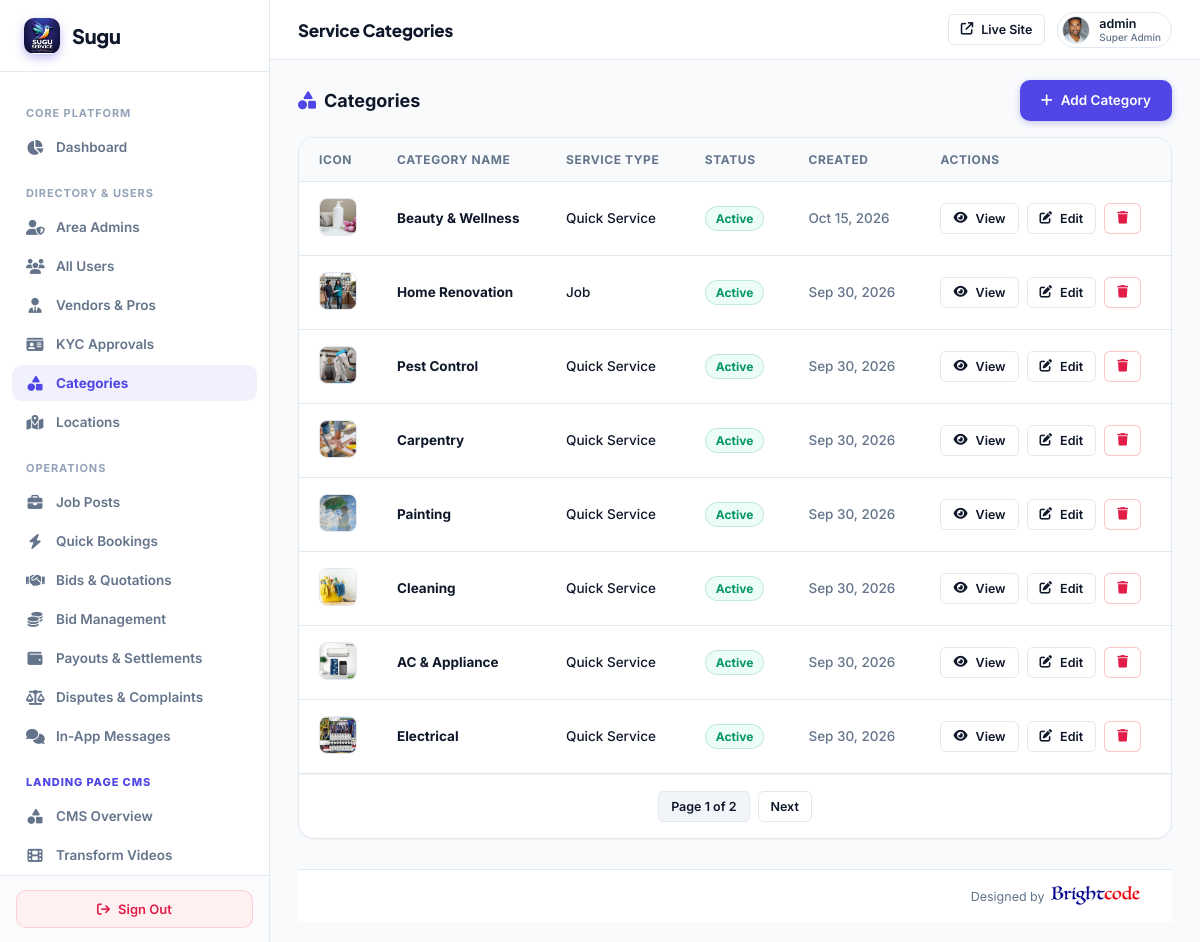
/super-admin/categories/ (signed in), run on the app's committed database.
### myapp/models.py (models this page shows, shortened)
class CustomUser(AbstractUser):
    ROLE_CHOICES = (
        ('ADMIN', 'Admin'),
        ('VENDOR', 'Vendor'),
        ('USER', 'User'),
    )
    role = models.CharField(max_length=20, choices=ROLE_CHOICES, default='USER')
    assigned_state = models.CharField(max_length=100, blank=True, null=True, help_text="Assigned State/Territory for Area Admin")
    assigned_city = models.CharField(max_length=100, blank=True, null=True, help_text="Assigned City (optional) for Area Admin")

class UserProfile(models.Model):
    user = models.OneToOneField(CustomUser, on_delete=models.CASCADE, related_name='user_profile')
    phone_number = models.CharField(max_length=20, blank=True, null=True)
    city = models.CharField(max_length=100, blank=True, null=True)
    state = models.CharField(max_length=100, blank=True, null=True)
    profile_image = models.ImageField(upload_to='user_profiles/', null=True, blank=True)

class Category(models.Model):
    SERVICE_TYPE_CHOICES = (
        ('job', 'Job'),
        ('quick_service', 'Quick Service'),
        ('both', 'Both'),
    )
    STATUS_CHOICES = (
        ('active', 'Active'),
        ('inactive', 'Inactive'),
    )
    name = models.CharField(max_length=100)
    image = models.ImageField(upload_to='categories/', null=True, blank=True)
    service_type = models.CharField(max_length=20, choices=SERVICE_TYPE_CHOICES, default='both')
    status = models.CharField(max_length=20, choices=STATUS_CHOICES, default='active')
    created_at = models.DateTimeField(default=timezone.now)

### myapp/super_admin_views.py (the view)
# urls.py: path('super-admin/categories/', super_admin_views.super_admin_categories, name='super_admin_categories'),
@sa_required
def super_admin_categories(request):
    cat_queryset = Category.objects.all().order_by('-created_at')
    cat_paginator = Paginator(cat_queryset, 8)
    cat_page = request.GET.get('cat_page', 1)
    try:
        categories = cat_paginator.page(cat_page)
    except (EmptyPage, PageNotAnInteger):
        categories = cat_paginator.page(1)
    total_categories = cat_paginator.count
    try:
        from .models import SubCategory
        sub_queryset = SubCategory.objects.all().order_by('-created_at')
        sub_paginator = Paginator(sub_queryset, 8)
        sub_page = request.GET.get('sub_page', 1)
        subcategories = sub_paginator.page(sub_page)
        total_subcategories = sub_paginator.count
    except Exception:
        subcategories = []
        total_subcategories = 0
    context = {
        'categories': categories,
        'cat_page': cat_page,
        'total_categories': total_categories,
        'subcategories': subcategories,
        'total_subcategories': total_subcategories,
    }
    return render(request, 'superadmin/cms_categories.html', context)

### myapp/super_admin_views.py (called while the page is built)
def sa_required(view_func):
    from functools import wraps
    @wraps(view_func)
    def wrapper(request, *args, **kwargs):
        if not request.user.is_authenticated or not request.user.is_superuser:
            return redirect(f'{LOGIN_URL}?next={request.path}')
        return view_func(request, *args, **kwargs)
    return wrapper

### templates/superadmin/cms_categories.html (shortened to what this page needs)
{% extends 'superadmin/base.html' %}
{% block header_title %}Service Categories{% endblock %}
{% block content %}
<div style="margin-bottom: 16px; display: flex; justify-content: space-between; align-items: center; flex-wrap: wrap; gap: 14px;">
  <h3 style="font-size: 18px; font-weight: 700; color: var(--text-main); margin: 0;">
    <i class="fa-solid fa-shapes" style="color: var(--accent); margin-right: 8px;"></i>Categories
  </h3>
  <a href="{% url 'super_admin_category_create' %}" class="btn btn-primary">
    <i class="fa-solid fa-plus"></i> Add Category
  </a>
</div>
<div class="card" style="padding: 0; overflow: hidden; margin-bottom:30px;">
  <div class="table-container" style="border: none; border-radius: 0; box-shadow: none;">
    <table>
      <thead>
        <tr>
          <th style="width: 56px;">Icon</th>
          <th>Category Name</th>
          <th>Service Type</th>
          <th>Status</th>
          <th>Created</th>
          <th>Actions</th>
        </tr>
      </thead>
      <tbody>
        {% for cat in categories %}
        <tr>
          <td>
            {% if cat.image %}
              <img src="{{ cat.image.url }}" alt="{{ cat.name }}" style="width: 38px; height: 38px; object-fit: cover; border-radius: 8px; border: 1px solid #e2e8f0; background: #fff;">
            {% else %}
              <div style="width: 38px; height: 38px; border-radius: 8px; background: rgba(99,102,241,0.08); color: var(--primary, #6366f1); display: flex; align-items: center; justify-content: center; font-size: 16px;">
                <i class="bi {{ cat.icon_class }}"></i>
              </div>
            {% endif %}
          </td>
          <td><strong>{{ cat.name }}</strong></td>
          <td>{{ cat.get_service_type_display }}</td>
          <td><span class="badge {% if cat.status == 'active' %}active{% else %}inactive{% endif %}">{{ cat.get_status_display }}</span></td>
          <td style="color: var(--text-muted);">{{ cat.created_at|date:"M d, Y" }}</td>
          <td>
            <div style="display: flex; gap: 8px;">
              <button type="button" onclick="document.getElementById('subcat-{{ cat.id }}').style.display = document.getElementById('subcat-{{ cat.id }}').style.display === 'none' ? 'table-row' : 'none'" class="btn btn-outline btn-sm">
                <i class="fa-solid fa-eye"></i> View
              </button>
              <a href="{% url 'super_admin_category_edit' cat.id %}" class="btn btn-outline btn-sm">
                <i class="fa-solid fa-pen-to-square"></i> Edit
              </a>
              <a href="{% url 'super_admin_category_delete' cat.id %}" class="btn btn-outline btn-sm" style="border-color: rgba(239,68,68,0.3); color: var(--danger);" onclick="return confirm('Delete category {{ cat.name }}?');">
                <i class="fa-solid fa-trash"></i>
              </a>
            </div>
          </td>
        </tr>
        {% empty %}
        <tr><td colspan="6" style="text-align: center; padding: 40px; color: var(--text-muted);">No categories found.</td></tr>
        {% endfor %}
      </tbody>
    </table>
  </div>
  {% if categories.has_other_pages %}
  <div style="padding: 16px; border-top: 1px solid #f1f5f9; display: flex; justify-content: center;">
    <div style="display: flex; gap: 8px;">
      <span class="btn btn-outline btn-sm" style="background: #f1f5f9; cursor: default;">Page {{ categories.number }} of {{ categories.paginator.num_pages }}</span>
      {% if categories.has_next %}
      <a href="?cat_page={{ categories.next_page_number }}" class="btn btn-outline btn-sm">Next</a>
      {% endif %}
    </div>
  </div>
  {% endif %}
</div>
{% endblock %}

### templates/superadmin/base.html (shortened to what this page needs)
{% load static %}
<!DOCTYPE html>
<html lang="en">
<head>
  <link rel="stylesheet" href="https://cdnjs.cloudflare.com/ajax/libs/font-awesome/6.5.2/css/all.min.css">
</head>
<body>
  <aside class="sidebar">
    <a href="{% url 'super_admin_dashboard' %}" class="sidebar-brand">
      <div class="sidebar-brand-icon" style="background:transparent;padding:0;overflow:hidden;display:flex;align-items:center;justify-content:center;">
        <img src="{% static 'images/logo.png' %}" alt="Sugu" style="height:36px;width:auto;object-fit:contain;">
      </div>
      <span>Sugu</span>
    </a>
    <div class="sidebar-nav">
      <div class="nav-section">Core Platform</div>
      <a href="{% url 'super_admin_dashboard' %}" class="nav-item {% if request.path == '/super-admin/' %}active{% endif %}">
        <i class="fa-solid fa-chart-pie"></i>
        <span>Dashboard</span>
      </a>
      <div class="nav-section">Directory & Users</div>
      <a href="{% url 'super_admin_area_admins' %}" class="nav-item {% if 'area-admins' in request.path %}active{% endif %}">
        <i class="fa-solid fa-user-shield"></i>
        <span>Area Admins</span>
      </a>
      <a href="{% url 'super_admin_users' %}" class="nav-item {% if 'users' in request.path and 'area-admins' not in request.path and 'landing' not in request.path %}active{% endif %}">
        <i class="fa-solid fa-users"></i>
        <span>All Users</span>
      </a>
      <a href="{% url 'super_admin_vendors' %}" class="nav-item {% if 'vendors' in request.path %}active{% endif %}">
        <i class="fa-solid fa-user-tie"></i>
        <span>Vendors & Pros</span>
      </a>
      <a href="{% url 'super_admin_kyc' %}" class="nav-item {% if 'kyc' in request.path %}active{% endif %}">
        <i class="fa-solid fa-id-card"></i>
        <span>KYC Approvals</span>
      </a>
      <a href="{% url 'super_admin_categories' %}" class="nav-item {% if '/categories/' in request.path %}active{% endif %}">
        <i class="fa-solid fa-shapes"></i>
        <span>Categories</span>
      </a>
      <a href="{% url 'super_admin_locations' %}" class="nav-item {% if '/locations/' in request.path %}active{% endif %}">
        <i class="fa-solid fa-map-location-dot"></i>
        <span>Locations</span>
      </a>
      <div class="nav-section">Operations</div>
      <a href="{% url 'super_admin_jobs' %}" class="nav-item {% if 'jobs' in request.path and 'landing' not in request.path %}active{% endif %}">
        <i class="fa-solid fa-briefcase"></i>
        <span>Job Posts</span>
      </a>
      <a href="{% url 'super_admin_quick_services' %}" class="nav-item {% if '/super-admin/quick-services' in request.path and 'landing' not in request.path %}active{% endif %}">
        <i class="fa-solid fa-bolt"></i>
        <span>Quick Bookings</span>
      </a>
      <a href="{% url 'super_admin_bids' %}" class="nav-item {% if 'bids' in request.path and 'landing' not in request.path %}active{% endif %}">
        <i class="fa-solid fa-handshake"></i>
        <span>Bids & Quotations</span>
      </a>
      <a href="{% url 'super_admin_bid_plans' %}" class="nav-item {% if 'bid-plans' in request.path or 'subscriptions' in request.path %}active{% endif %}">
        <i class="fa-solid fa-coins"></i>
        <span>Bid Management</span>
      </a>
      <a href="{% url 'super_admin_payouts' %}" class="nav-item {% if 'payouts' in request.path %}active{% endif %}">
        <i class="fa-solid fa-wallet"></i>
        <span>Payouts &amp; Settlements</span>
      </a>
      <a href="{% url 'super_admin_disputes' %}" class="nav-item {% if 'disputes' in request.path %}active{% endif %}">
        <i class="fa-solid fa-scale-balanced"></i>
        <span>Disputes &amp; Complaints</span>
      </a>
      <a href="{% url 'super_admin_messages' %}" class="nav-item {% if 'messages' in request.path %}active{% endif %}">
        <i class="fa-solid fa-comments"></i>
        <span>In-App Messages</span>
      </a>
      <div class="nav-section" style="color: var(--accent); font-weight: 800;">Landing Page CMS</div>
      <a href="{% url 'super_admin_landing_overview' %}" class="nav-item {% if '/landing/overview' in request.path %}active{% endif %}">
        <i class="fa-solid fa-shapes"></i>
        <span>CMS Overview</span>
      </a>
      <a href="{% url 'super_admin_landing_transform_videos' %}" class="nav-item {% if '/landing/transform-videos' in request.path %}active{% endif %}">
        <i class="fa-solid fa-film"></i>
        <span>Transform Videos</span>
      </a>
    </div>
    <div class="sidebar-footer">
      <a href="{% url 'logout' %}" class="btn-logout">
        <i class="fa-solid fa-arrow-right-from-bracket"></i>
        <span>Sign Out</span>
      </a>
    </div>
  </aside>
  <main class="main-area">
    <header class="header">
      <div class="header-title">
        {% block header_title %}Control Center{% endblock %}
      </div>
      <div class="header-actions">
        <a href="/" target="_blank" class="btn btn-outline btn-sm" title="Preview Public Site">
          <i class="fa-solid fa-arrow-up-right-from-square"></i>
          <span>Live Site</span>
        </a>
        <div class="admin-profile" style="display: flex; align-items: center; gap: 9px; padding: 3px 10px 3px 4px; background: #ffffff; border-radius: 20px; border: 1px solid #e2e8f0;">
          {% if request.user.user_profile.profile_image %}
            <img src="{{ request.user.user_profile.profile_image.url }}" alt="{{ request.user.username }}" style="width: 28px; height: 28px; border-radius: 50%; object-fit: cover; border: 1px solid #e2e8f0; flex-shrink: 0;">
          {% else %}
            <div class="avatar" style="width: 28px; height: 28px; font-size: 12px; background: #f1f5f9; color: #475569; border: 1px solid #e2e8f0;">
              {{ request.user.username|slice:":1"|upper }}
            </div>
          {% endif %}
          <div style="font-size: 12.5px; font-weight: 600; color: #0f172a; line-height: 1.2;">
            {{ request.user.username }}
            <span style="display: block; font-size: 10px; color: #64748b; font-weight: 500;">Super Admin</span>
          </div>
        </div>
      </div>
    </header>
    <div class="content-wrapper" style="display:flex; flex-direction:column; min-height:calc(100vh - 64px);">
      <div class="content-container" style="flex:1;">
        {% block content %}{% endblock %}
      </div>
      <footer class="superadmin-footer" style="padding:16px 32px; background:#ffffff; border-top:1px solid #e2e8f0; display:flex; justify-content:flex-end; align-items:center; font-size:12.5px; color:#64748b; margin-top:auto;">
        <div style="display:flex; align-items:center; gap:6px;">
          <span>Designed by</span>
          <a href="https://www.brightcodess.com/" target="_blank" rel="noopener noreferrer" style="display:inline-flex; align-items:center; text-decoration:none;">
            <img src="/static/assets/images/brightcode.png" alt="Brightcode" style="height:20px; vertical-align:middle; display:inline-block;" onerror="this.style.display='none'; this.nextElementSibling.style.display='inline';"><span style="display:none; color:#007bff; font-weight:600;">Brightcode</span>
          </a>
        </div>
      </footer>
    </div>
  </main>
</body>
</html>

### data on the page
CustomUser: user.user_profile.profile_image (picture), user.username "admin"
Category: image (picture), name "Beauty & Wellness", service_type "Quick Service", status "Active", created_at "Oct 15, 2026"
Category: image (picture), name "Home Renovation", service_type "Job", status "Active", created_at "Sep 30, 2026"
Category: image (picture), name "Pest Control", service_type "Quick Service", status "Active", created_at "Sep 30, 2026"
Category: image (picture), name "Carpentry", service_type "Quick Service", status "Active", created_at "Sep 30, 2026"
Category: image (picture), name "Painting", service_type "Quick Service", status "Active", created_at "Sep 30, 2026"
Category: image (picture), name "Cleaning", service_type "Quick Service", status "Active", created_at "Sep 30, 2026"
Category: image (picture), name "AC & Appliance", service_type "Quick Service", status "Active", created_at "Sep 30, 2026"
Category: image (picture), name "Electrical", service_type "Quick Service", status "Active", created_at "Sep 30, 2026"

### other printed values
{{ categories.number }} "1"
{{ categories.paginator.num_pages }} "2"
